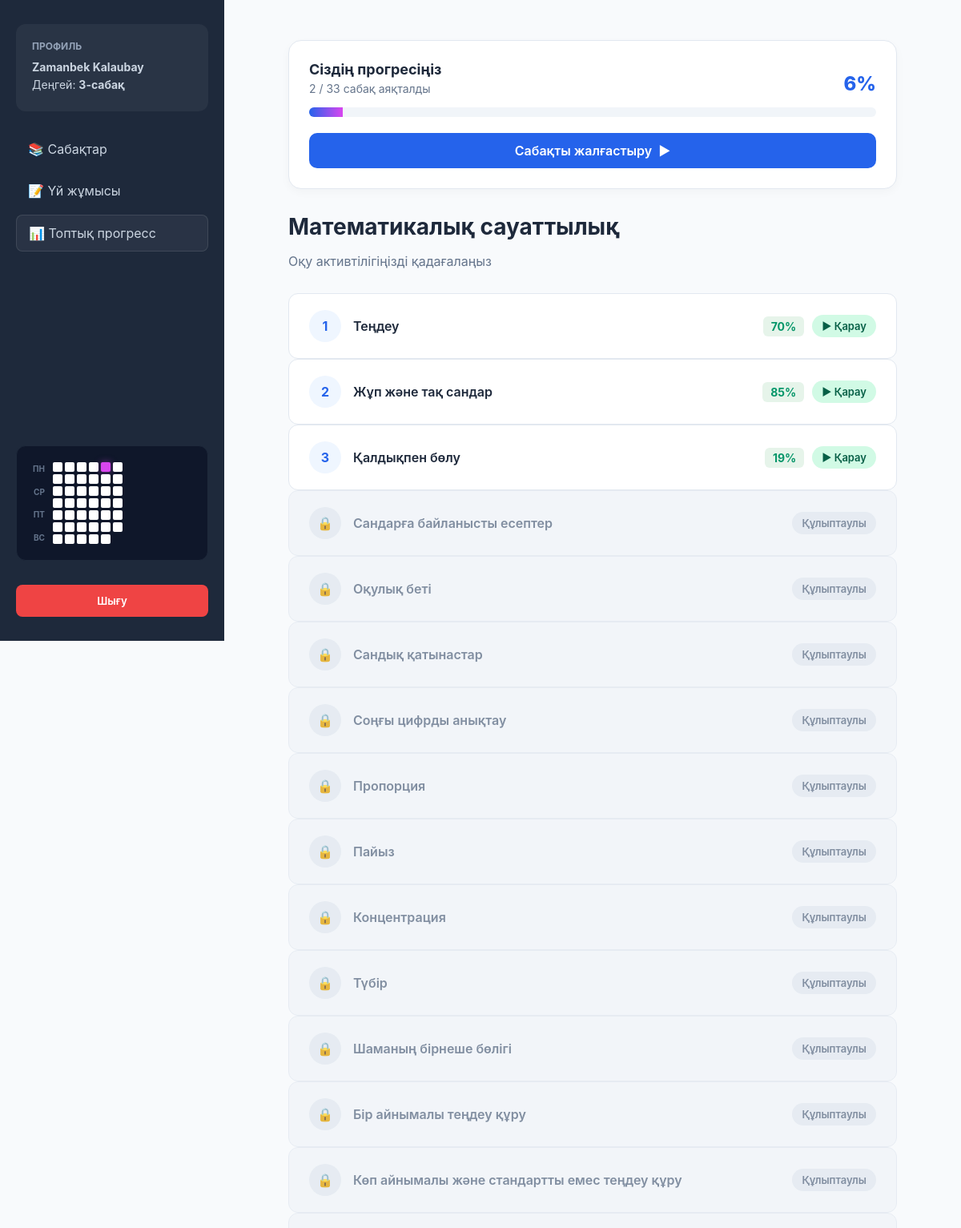
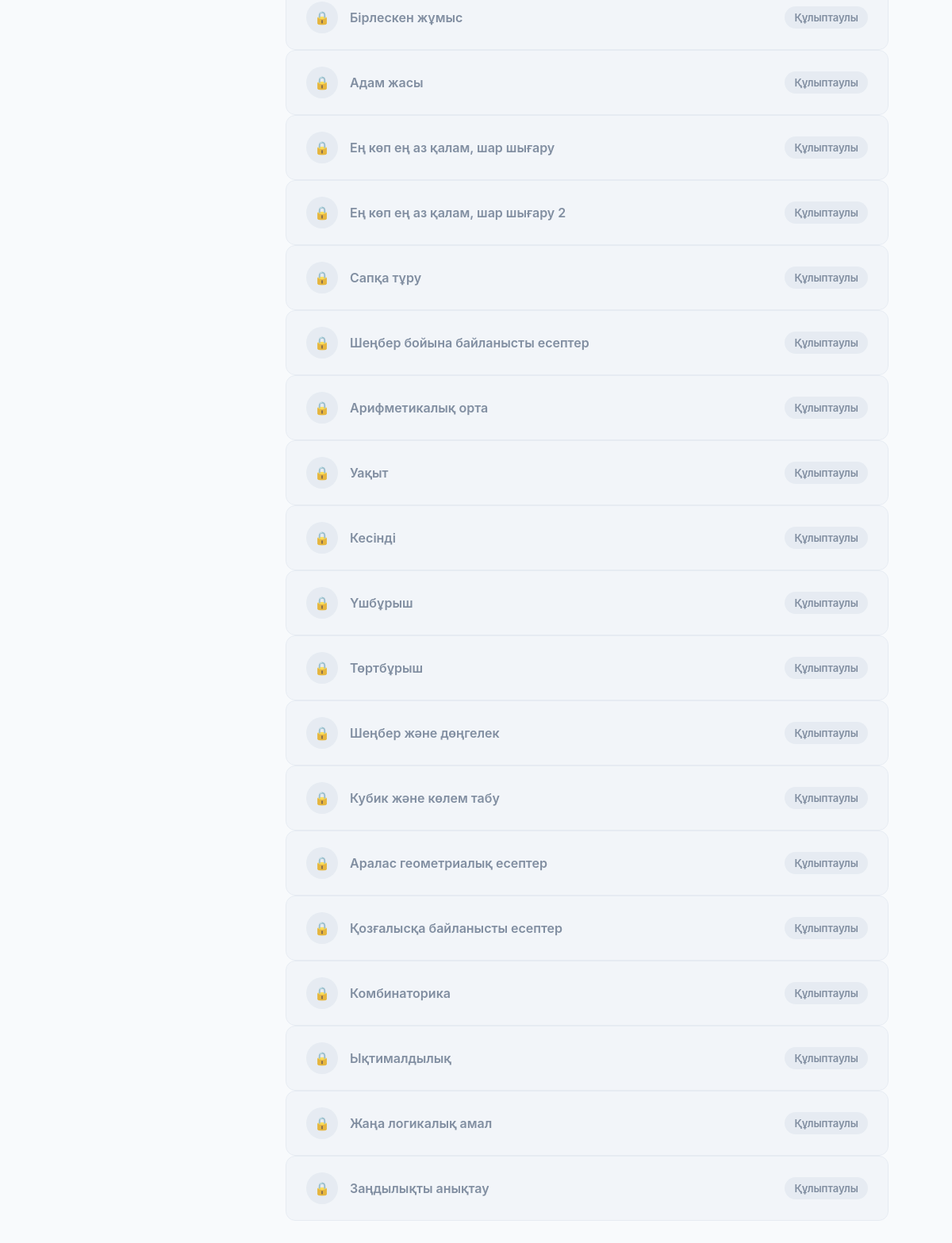
Screenshot of / (signed in) with the database file from the repository (2 pictures, top to bottom).
### courses/models.py (models this page shows, shortened)
class User(AbstractUser):
    phone_number = models.CharField(max_length=15, verbose_name="Телефон нөмірі")
    is_verified = models.BooleanField(default=False, verbose_name="Расталған ба?")
    otp_code = models.CharField(max_length=6, blank=True, null=True)
    current_lesson_order = models.PositiveIntegerField(default=1, verbose_name="Ашық сабақ реті")

class Lesson(models.Model):
    title = models.CharField(max_length=255, verbose_name="Сабақ тақырыбы")
    video_iframe = models.TextField(
        verbose_name="YouTube IFrame коды",
        help_text=(
            "МАҢЫЗДЫ НҰСҚАУЛЫҚ:"
            "1. <b>id='player'</b>"
            "2. ?enablejsapi=1"
        )
    )
    order = models.PositiveIntegerField(unique=True, verbose_name="Сабақ реті")
    class Meta:
        ordering = ['order']
    class Meta:
        ordering = ['order']

### courses/views.py (the view)
# urls.py: path('', lesson_list, name='lesson_list'),
@login_required
def lesson_list(request):
    activity_data = get_user_activity_data(request.user)
    lessons = Lesson.objects.all().order_by('order')
    total_count = lessons.count()
    current_order = request.user.current_lesson_order
    completed_count = LessonProgress.objects.filter(user=request.user, best_score__gte=70).count()
    progress_percent = int((completed_count / total_count) * 100) if total_count > 0 else 0
    current_lesson = lessons.filter(order=current_order).first()
    if not current_lesson and total_count > 0:
        current_lesson = lessons.last()
    for lesson in lessons:
        progress = LessonProgress.objects.filter(user=request.user, lesson_order=lesson.order).first()
        lesson.best_score = progress.best_score if progress else None
    return render(request, 'lesson_list.html', {
        'lessons': lessons,
        'activity_data': activity_data,
        'progress_percent': progress_percent,
        'completed_count': completed_count,
        'total_count': total_count,
        'current_lesson_id': current_lesson.id if current_lesson else None
    })

### courses/context_processors.py (called while the page is built)
def activity_context(request):
    if request.user.is_authenticated:
        activities = UserActivity.objects.filter(user=request.user).values_list('date', flat=True)
        today = timezone.now().date()
        start_date = today - timedelta(days=34)
        start_date -= timedelta(days=start_date.weekday())
        activity_data = []
        current_day = start_date
        while current_day <= today:
            activity_data.append({
                'date': current_day,
                'is_active': current_day in activities
            })
            current_day += timedelta(days=1)
        return {'activity_data': activity_data}
    return {'activity_data': []}

### courses/views.py (called while the page is built)
def get_user_activity_data(user):
    user_activities = UserActivity.objects.filter(user=user).values_list('date', flat=True)
    activities = {act_date for act_date in user_activities if act_date is not None}
    today = timezone.now().date()
    start_date = today - timedelta(days=34 + today.weekday())
    end_date = today + timedelta(days=(6 - today.weekday()))
    activity_data = []
    curr = start_date
    while curr <= end_date:
        activity_data.append({
            'date': curr,
            'is_active': curr in activities
        })
        curr += timedelta(days=1)
    return activity_data

### courses/templates/lesson_list.html (shortened to what this page needs)
{% extends 'base.html' %}
{% block content %}
<div class="user-progress-card" style="background:#fff; padding:25px; border-radius:16px; border:1px solid var(--border); margin-bottom:30px; box-shadow:0 4px 12px rgba(0,0,0,0.03)">
    <div style="display:flex; justify-content:space-between; align-items:flex-end; margin-bottom:15px">
        <div>
            <h3 style="margin:0; font-size:18px; color:#1e293b">Сіздің прогресіңіз</h3>
            <p style="margin:5px 0 0; font-size:14px; color:#64748b">{{ completed_count }} / {{ total_count }} сабақ аяқталды</p>
        </div>
        <div style="text-align:right">
            <span style="font-size:24px; font-weight:800; color:var(--primary)">{{ progress_percent }}%</span>
        </div>
    </div>
    <div style="width:100%; height:12px; background:#f1f5f9; border-radius:6px; overflow:hidden; margin-bottom:20px; display:block">
        <div style="width:{{ progress_percent }}%; height:100%; background:linear-gradient(90deg, #2563eb, #d946ef); transition:1s ease"></div>
    </div>
    {% if current_lesson_id %}
        <a href="{% url 'lesson_detail' current_lesson_id %}"
           style="display:flex; align-items:center; justify-content:center; background:var(--primary); color:#fff; text-decoration:none; padding:12px; border-radius:10px; font-weight:600; transition:.2s">
            Сабақты жалғастыру <span style="margin-left:8px">▶</span>
        </a>
    {% else %}
        <div style="text-align:center; padding:10px; background:#d1fae5; border-radius:10px; color:#065f46; font-weight:600; font-size:14px">
            🎉 Құттықтаймыз! Барлық сабақты толық аяқтадыңыз!
        </div>
    {% endif %}
</div>
<div class="header" style="margin-bottom:30px">
    <h2 style="font-size:28px; color:#1e293b; margin:0">Математикалық сауаттылық</h2>
    <p style="color:#64748b">Оқу активтілігіңізді қадағалаңыз</p>
</div>
<div class="lessons-container">
    {% for lesson in lessons %}
        {% if user.current_lesson_order >= lesson.order %}
            <a href="{% url 'lesson_detail' lesson.id %}" class="lesson-item open">
                <div class="lesson-info">
                    <div class="lesson-icon">{{ lesson.order }}</div>
                    <span class="lesson-link">{{ lesson.title }}</span>
                </div>
                <div style="display: flex; align-items: center; gap: 10px;">
                    {% if lesson.best_score is not None %}
                        <span style="font-size: 14px; font-weight: 700; color: #059669; background: #e6f4ea; padding: 4px 10px; border-radius: 6px;">
                             {{ lesson.best_score }}%
                        </span>
                    {% endif %}
                    <span class="status-tag status-open">▶ Қарау</span>
                </div>
            </a>
        {% else %}
            <div class="lesson-item locked">
                <div class="lesson-info">
                    <div class="lesson-icon">🔒</div>
                    <span class="lesson-link">{{ lesson.title }}</span>
                </div>
                <span class="status-tag status-locked">Құлыптаулы</span>
            </div>
        {% endif %}
    {% empty %}
        <p style="color:#64748b; font-style:italic;">Әзірге курста сабақтар жоқ.</p>
    {% endfor %}
</div>
{% endblock %}

### courses/templates/base.html (shortened to what this page needs)
<!DOCTYPE html>
<html lang="kk">
<head>
</head>
<body>
    <div class="sidebar">
        <div class="profile-info">
            <h3>Профиль</h3>
            <p><strong>{{ user.first_name }} {{ user.last_name }}</strong></p>
            <p>Деңгей: <strong>{{ user.current_lesson_order }}-сабақ</strong></p>
        </div>
        <div class="menu-links">
            <a href="{% url 'lesson_list' %}">📚 Сабақтар</a>
            <a href="{% url 'homework' %}">📝 Үй жұмысы</a>
            <a href="{% url 'group_progress' %}" style="background: rgba(255,255,255,0.05); border: 1px solid rgba(255,255,255,0.1);">
                📊 Топтық прогресс
            </a>
        </div>
        {% if user.is_authenticated and activity_data %}
        <div class="activity-wrapper">
            <div class="heatmap-container">
                <div class="days-labels"><span>ПН</span><span>СР</span><span>ПТ</span><span>ВС</span></div>
                <div class="heatmap">
                    {% for day in activity_data %}
                        <div class="day-square {% if day.is_active %}active{% endif %}" title="{{ day.date|date:'d.m.Y' }}"></div>
                    {% endfor %}
                </div>
            </div>
        </div>
        {% endif %}
        <form action="{% url 'logout' %}" method="post" style="margin-top: auto;">
            {% csrf_token %}<button type="submit" class="logout-btn">Шығу</button>
        </form>
    </div>
    <div class="content">
        {% block content %}{% endblock %}
    </div>
</body>
</html>

### rows the page displays
User: first_name "Zamanbek", last_name "Kalaubay", current_lesson_order "3"
Lesson: order "1", title "Теңдеу", best_score "70"
Lesson: order "2", title "Жұп және тақ сандар", best_score "85"
Lesson: order "3", title "Қалдықпен бөлу", best_score "19"
Lesson: title "Сандарға байланысты есептер"
Lesson: title "Оқулық беті"
Lesson: title "Сандық қатынастар"
Lesson: title "Соңғы цифрды анықтау"
Lesson: title "Пропорция"
Lesson: title "Пайыз"
Lesson: title "Концентрация"
Lesson: title "Түбір"
Lesson: title "Шаманың бірнеше бөлігі"
Lesson: title "Бір айнымалы теңдеу құру"
Lesson: title "Көп айнымалы және стандартты емес теңдеу құру"
Lesson: title "Бірлескен жұмыс"
Lesson: title "Адам жасы"
Lesson: title "Ең көп ең аз қалам, шар шығару"
Lesson: title "Ең көп ең аз қалам, шар шығару 2"
Lesson: title "Сапқа тұру"
Lesson: title "Шеңбер бойына байланысты есептер"
Lesson: title "Арифметикалық орта"
Lesson: title "Уақыт"
Lesson: title "Кесінді"
Lesson: title "Үшбұрыш"
Lesson: title "Төртбұрыш"
Lesson: title "Шеңбер және дөңгелек"
Lesson: title "Кубик және көлем табу"
Lesson: title "Аралас геометриалық есептер"
Lesson: title "Қозғалысқа байланысты есептер"
Lesson: title "Комбинаторика"
Lesson: title "Ықтималдылық"
Lesson: title "Жаңа логикалық амал"
Lesson: title "Заңдылықты анықтау"

### other values shown
{{ completed_count }} "2"
{{ total_count }} "33"
{{ progress_percent }} "6"
